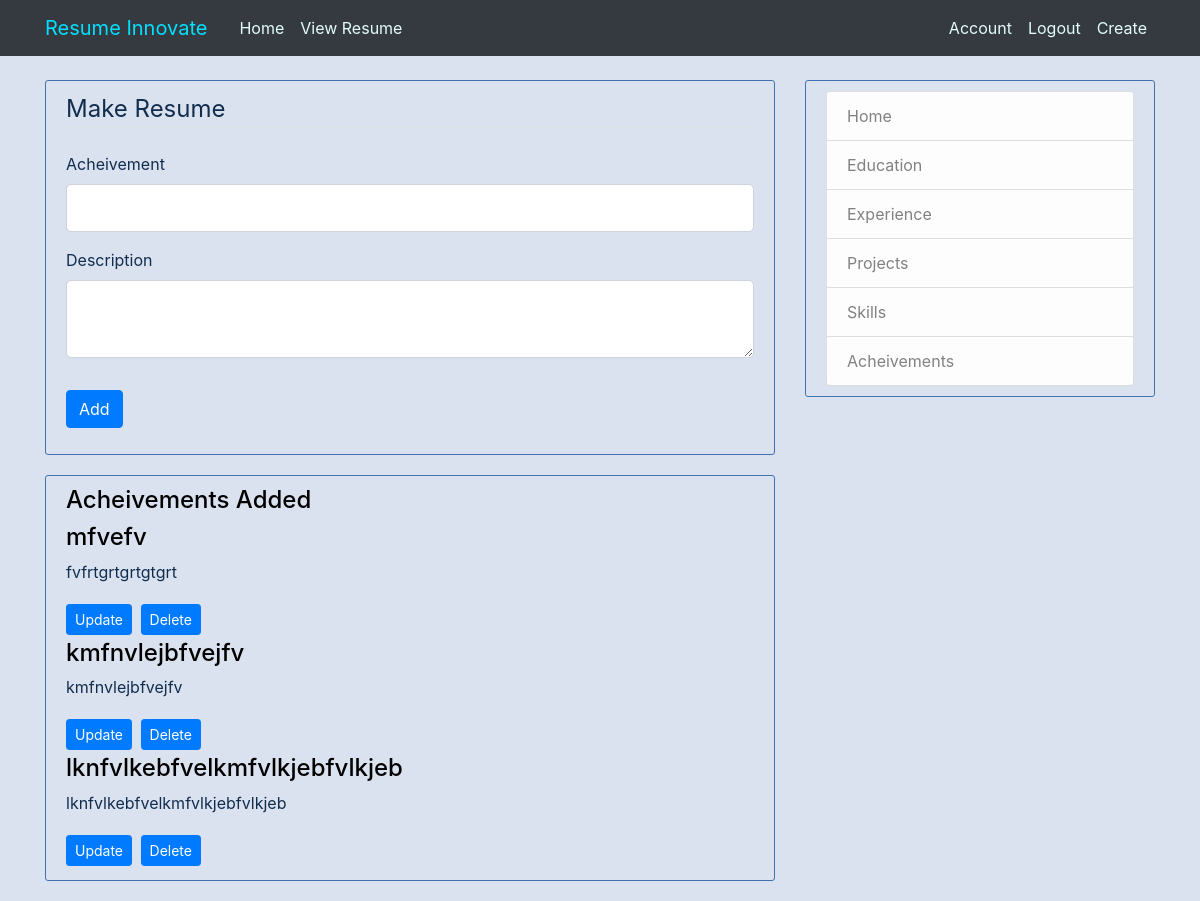
The app's page /resume/new/acheive (signed in) with its own data.
### resume/models.py (models this page shows)
class achievements(db.Model):
    id = db.Column(db.Integer, primary_key=True)
    achname = db.Column(db.String(100),nullable=False)
    achdesc = db.Column(db.Text(100),nullable=False)
    user_id= db.Column(db.Integer,db.ForeignKey('user.id'),nullable=False)

### resume/routes.py (the view)
@app.route("/resume/new/acheive",methods=['GET','POST'])
@login_required
def postacheive():
    form = achieve()
    achadded = achievements.query.filter_by(ach=current_user).all()
    if form.validate_on_submit():
        acheive = achievements(achname=form.achname.data,achdesc=form.achname.data,ach=current_user)
        db.session.add(acheive)
        db.session.commit()
        return redirect(url_for("postskills"))
    return render_template("acheive.html",title="Acheivements",form=form,achadded=achadded)

### resume/forms.py
class achieve(FlaskForm):
    achname = StringField("Acheivement",
        validators=[DataRequired(),Length(min=3)])
    achdesc = TextAreaField("Description",
        validators=[Length(min=10)])
    submit = SubmitField("Add")

### resume/models.py (called while the page is built)
@login_manager.user_loader
def load_user(id):
    return user.query.get(int(id))

### resume/templates/acheive.html (shortened to what this page needs)
{% extends "layout.html" %} {% block content %}
<div class="content-section">
    <form method="POST" action="">
        <fieldset class="form-group" id="cloneunder">
            <legend class="border-bottom mb-4">Make Resume</legend>
            <div class="form-group" id="skillclass">
                {{ form.achname.label(class="form-control-label") }} {% if form.achname.errors %} {{ form.achname(class="form-control form-control-lg is-invalid") }}
                <div class="invalid-feedback">
                    {% for error in form.achname.errors %}
                    <span>{{error}} </span> {% endfor %}
                </div>
                {% else %} {{ form.achname(class="form-control form-control-lg") }} {% endif %}
            </div>
            <div class="form-group" id="skillclass">
                {{ form.achdesc.label(class="form-control-label") }} {% if form.achdesc.errors %} {{ form.achdesc(class="form-control form-control-lg is-invalid") }}
                <div class="invalid-feedback">
                    {% for error in form.achdesc.errors %}
                    <span>{{error}} </span> {% endfor %}
                </div>
                {% else %} {{ form.achdesc(class="form-control form-control-lg") }} {% endif %}
            </div>
        </fieldset>
        <div class="form-group">
            {{ form.submit(class="btn btn-primary") }}
        </div>
    </form>
</div>
{% if achadded and title=="Acheivements" %}
<div class="content-section">
    <h4>Acheivements Added </h4>
    {% for acheive in achadded %}
    <article>
        <h4 class="artile-title">{{ acheive.achname }}</h4>
        <p class="article-content">{{ acheive.achdesc }}</p>
    </article>
    <div>
        <a class="btn btn-primary btn-sm mt-1 mb-1 " href="{{ url_for('update_acheive', acheive_id=acheive.id) }}">Update</a>
        <button type="button" class="btn btn-primary btn-sm m-1" data-toggle=" modal " data-target="#deleteModal ">Delete</button>
    </div>
    {% endfor %}
</div>
{% endif %} {% endblock content %}

### resume/static/main.css (style rules this page uses)
body { background: #dbe2ef; color: #112d4e; margin-top: 5rem; }
h1, h2, h3, h4, h5, h6 { color: black; }
.content-section { color: #112d4e; background: #dbe2ef; padding: 10px 20px; border: 1px solid #3f72af; border-radius: 3px; margin-bottom: 20px; }
.article-content { color: #112d4e; }

### records on screen
achievements: achname "mfvefv", achdesc "fvfrtgrtgrtgtgrt"
achievements: achname "kmfnvlejbfvejfv", achdesc "kmfnvlejbfvejfv"
achievements: achname "lknfvlkebfvelkmfvlkjebfvlkjeb", achdesc "lknfvlkebfvelkmfvlkjebfvlkjeb"
